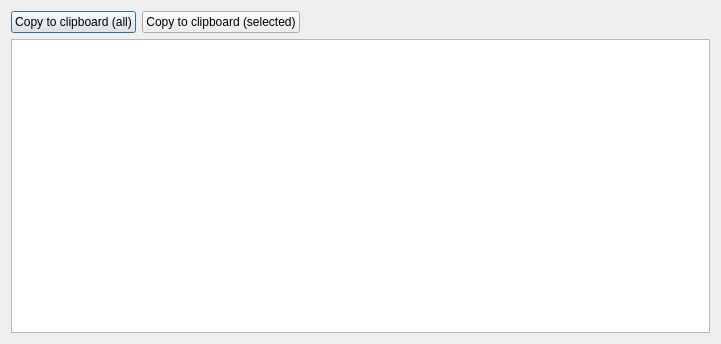
<?xml version="1.0" encoding="UTF-8"?>
<ui version="4.0">
 <class>ShowDataDialog</class>
 <widget class="QDialog" name="ShowDataDialog">
  <property name="geometry">
   <rect>
    <x>0</x>
    <y>0</y>
    <width>721</width>
    <height>344</height>
   </rect>
  </property>
  <property name="windowTitle">
   <string>Dialog</string>
  </property>
  <layout class="QVBoxLayout" name="verticalLayout">
   <item>
    <layout class="QHBoxLayout" name="horizontalLayout">
     <item>
      <widget class="QPushButton" name="CopyButton">
       <property name="text">
        <string>Copy to clipboard (all)</string>
       </property>
      </widget>
     </item>
     <item>
      <widget class="QPushButton" name="CopySelectedButton">
       <property name="text">
        <string>Copy to clipboard (selected)</string>
       </property>
      </widget>
     </item>
     <item>
      <spacer name="horizontalSpacer">
       <property name="orientation">
        <enum>Qt::Horizontal</enum>
       </property>
       <property name="sizeHint" stdset="0">
        <size>
         <width>40</width>
         <height>20</height>
        </size>
       </property>
      </spacer>
     </item>
    </layout>
   </item>
   <item>
    <widget class="QTableWidget" name="tableWidget"/>
   </item>
  </layout>
 </widget>
 <resources/>
 <connections/>
</ui>
